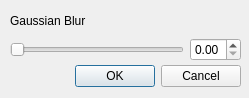
<?xml version="1.0" encoding="UTF-8"?>
<ui version="4.0">
 <class>Dialog</class>
 <widget class="QDialog" name="Dialog">
  <property name="geometry">
   <rect>
    <x>0</x>
    <y>0</y>
    <width>249</width>
    <height>98</height>
   </rect>
  </property>
  <property name="windowTitle">
   <string>Gaussian Blur</string>
  </property>
  <widget class="QDialogButtonBox" name="buttonBox">
   <property name="geometry">
    <rect>
     <x>20</x>
     <y>60</y>
     <width>221</width>
     <height>32</height>
    </rect>
   </property>
   <property name="orientation">
    <enum>Qt::Horizontal</enum>
   </property>
   <property name="standardButtons">
    <set>QDialogButtonBox::Cancel|QDialogButtonBox::Ok</set>
   </property>
  </widget>
  <widget class="QWidget" name="layoutWidget">
   <property name="geometry">
    <rect>
     <x>10</x>
     <y>10</y>
     <width>231</width>
     <height>51</height>
    </rect>
   </property>
   <layout class="QGridLayout" name="gridLayout">
    <item row="0" column="0">
     <widget class="QLabel" name="label">
      <property name="text">
       <string>Gaussian Blur</string>
      </property>
     </widget>
    </item>
    <item row="1" column="0">
     <widget class="QSlider" name="blur_slider">
      <property name="maximum">
       <number>100</number>
      </property>
      <property name="orientation">
       <enum>Qt::Horizontal</enum>
      </property>
     </widget>
    </item>
    <item row="1" column="1">
     <widget class="QDoubleSpinBox" name="blur_spinbox">
      <property name="maximum">
       <double>1.000000000000000</double>
      </property>
      <property name="singleStep">
       <double>0.010000000000000</double>
      </property>
     </widget>
    </item>
   </layout>
  </widget>
 </widget>
 <resources/>
 <connections>
  <connection>
   <sender>buttonBox</sender>
   <signal>accepted()</signal>
   <receiver>Dialog</receiver>
   <slot>accept()</slot>
   <hints>
    <hint type="sourcelabel">
     <x>248</x>
     <y>254</y>
    </hint>
    <hint type="destinationlabel">
     <x>157</x>
     <y>274</y>
    </hint>
   </hints>
  </connection>
  <connection>
   <sender>buttonBox</sender>
   <signal>rejected()</signal>
   <receiver>Dialog</receiver>
   <slot>reject()</slot>
   <hints>
    <hint type="sourcelabel">
     <x>316</x>
     <y>260</y>
    </hint>
    <hint type="destinationlabel">
     <x>286</x>
     <y>274</y>
    </hint>
   </hints>
  </connection>
 </connections>
</ui>
